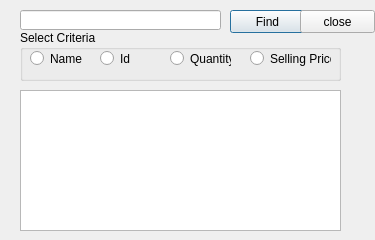
<?xml version="1.0" encoding="UTF-8"?>
<ui version="4.0">
 <class>FindItem</class>
 <widget class="QDialog" name="FindItem">
  <property name="geometry">
   <rect>
    <x>0</x>
    <y>0</y>
    <width>375</width>
    <height>240</height>
   </rect>
  </property>
  <property name="windowTitle">
   <string>Find Items</string>
  </property>
  <widget class="QPushButton" name="btnFind">
   <property name="geometry">
    <rect>
     <x>230</x>
     <y>10</y>
     <width>75</width>
     <height>23</height>
    </rect>
   </property>
   <property name="text">
    <string>Find</string>
   </property>
  </widget>
  <widget class="QLineEdit" name="txtValue">
   <property name="geometry">
    <rect>
     <x>20</x>
     <y>10</y>
     <width>201</width>
     <height>20</height>
    </rect>
   </property>
  </widget>
  <widget class="QGroupBox" name="groupBox">
   <property name="geometry">
    <rect>
     <x>20</x>
     <y>30</y>
     <width>321</width>
     <height>51</height>
    </rect>
   </property>
   <property name="title">
    <string>Select Criteria</string>
   </property>
   <widget class="QRadioButton" name="rdoName">
    <property name="geometry">
     <rect>
      <x>10</x>
      <y>20</y>
      <width>61</width>
      <height>17</height>
     </rect>
    </property>
    <property name="text">
     <string>Name</string>
    </property>
   </widget>
   <widget class="QRadioButton" name="rdoId">
    <property name="geometry">
     <rect>
      <x>80</x>
      <y>20</y>
      <width>61</width>
      <height>17</height>
     </rect>
    </property>
    <property name="text">
     <string>Id</string>
    </property>
   </widget>
   <widget class="QRadioButton" name="rdoQuantity">
    <property name="geometry">
     <rect>
      <x>150</x>
      <y>20</y>
      <width>61</width>
      <height>17</height>
     </rect>
    </property>
    <property name="text">
     <string>Quantity</string>
    </property>
   </widget>
  </widget>
  <widget class="QRadioButton" name="rdoSellingPrice">
   <property name="geometry">
    <rect>
     <x>250</x>
     <y>50</y>
     <width>81</width>
     <height>17</height>
    </rect>
   </property>
   <property name="text">
    <string>Selling Price</string>
   </property>
  </widget>
  <widget class="QTableView" name="tableView">
   <property name="geometry">
    <rect>
     <x>20</x>
     <y>90</y>
     <width>321</width>
     <height>141</height>
    </rect>
   </property>
  </widget>
  <widget class="QPushButton" name="btnFind_2">
   <property name="geometry">
    <rect>
     <x>300</x>
     <y>10</y>
     <width>75</width>
     <height>23</height>
    </rect>
   </property>
   <property name="text">
    <string>close</string>
   </property>
  </widget>
 </widget>
 <resources/>
 <connections/>
</ui>
